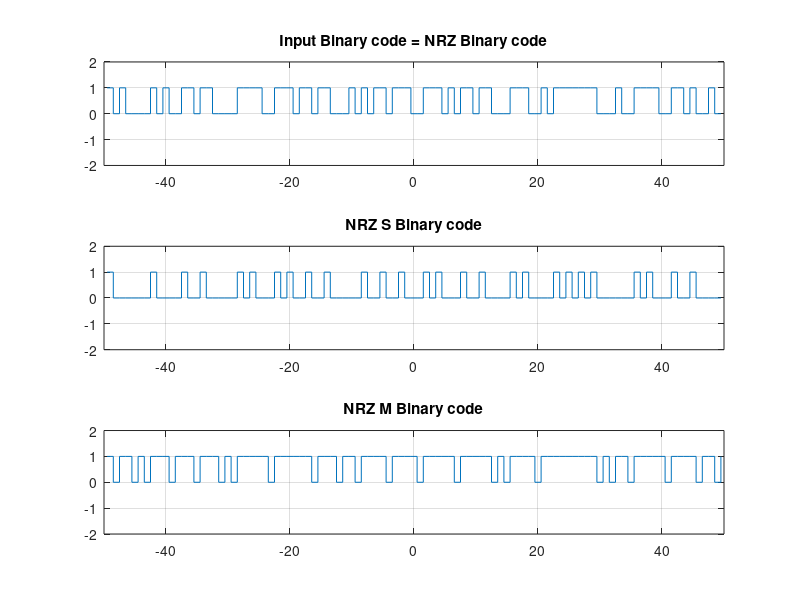

Source code (MATLAB):
%----------------------------------------------------------------------%
%%----------------- Lab 3 - Digital Communication --------------------%%
 %--------------- Supervisor: Dr.Shirvani Moghaddam --------------%
  %------- Source by Mohammad Reza Farhadi Nia ----- Date:Oct 2020 --%
%----------------------------------------------------------------------%

%%
%Binary_Input = [1 0 1 1 0 0 0 0 0 0 0 1 1 1 0 0 0 0 0 0 0 0 0 0 0 0 1 0 1 1 0 1 0 0 0 0 0 1 1 1 0 0 1 0 1 0 1 0 1  0 1 1 0 1 0 0 0 0 0 1 1 1 0 0 1 0 1 0 1 0 1 0 0 1 1 0 0 0 0 0 0 0 0 0 1 0 1 1 0 1 0 0 0 0 0 1 1 1 0 0 1 0 1 0 1 0 1 0 0 1 1 0 0 0 0 0 0 0 1 1 1 0 0 0 0 0 0 0 0 0 0 0 0 1 0 1 1 0 1 0 0 0 0 0 1 1 1 0 0 1 0 1 0 1 0 1 0 0 1 1 0 0 0 0 0 0 0 1 1 1 0 0 0 0 0 0 0 0 0 0 0 0 1 0 1 1 0 1 0 0 0 0 0 1 1 1 0 0 1 0 1 0 1 0 1 0]; 
Binary_Random_Input = randi([0,1],1,100);
NRZ_S = Binary_Random_Input;
NRZ_M = Binary_Random_Input;
flag = 1;

    for i = 1:length(Binary_Random_Input)
        if Binary_Random_Input(i) == 1 &&  flag == 1
            NRZ_S(i) = 1;
            flag = ~flag; 
        elseif Binary_Random_Input(i) == 1 &&  flag == 0
            NRZ_S(i) = 0;
            flag = ~flag; 
        else
            NRZ_S(i) = 0;
        end
    end
    
    for i = 1:length(Binary_Random_Input)
        if Binary_Random_Input(i) == 0 &&  flag == 1
            NRZ_M(i) = 0;
            flag = ~flag; 
        elseif Binary_Random_Input(i) == 0 &&  flag == 0
            NRZ_M(i) = 1;
            flag = ~flag; 
        else
            NRZ_M(i) = 1;
        end
    end  

figure(1)

subplot(3,1,1);stairs([-length(Binary_Random_Input)/2+1/2:length(Binary_Random_Input)/2-1/2],Binary_Random_Input);
axis([-length(Binary_Random_Input)/2 length(Binary_Random_Input)/2 -2 2]);title('Input Binary code = NRZ Binary code');grid on;

subplot(3,1,2);stairs([-length(NRZ_S)/2+1/2:length(NRZ_S)/2-1/2],NRZ_S);
axis([-length(NRZ_S)/2 length(NRZ_S)/2 -2 2]);title('NRZ S Binary code');grid on;

subplot(3,1,3);stairs([-length(NRZ_M)/2+1/2:length(NRZ_M)/2-1/2],NRZ_M);
axis([-length(NRZ_M)/2 length(NRZ_M)/2 -2 2]);title('NRZ M Binary code');grid on;

